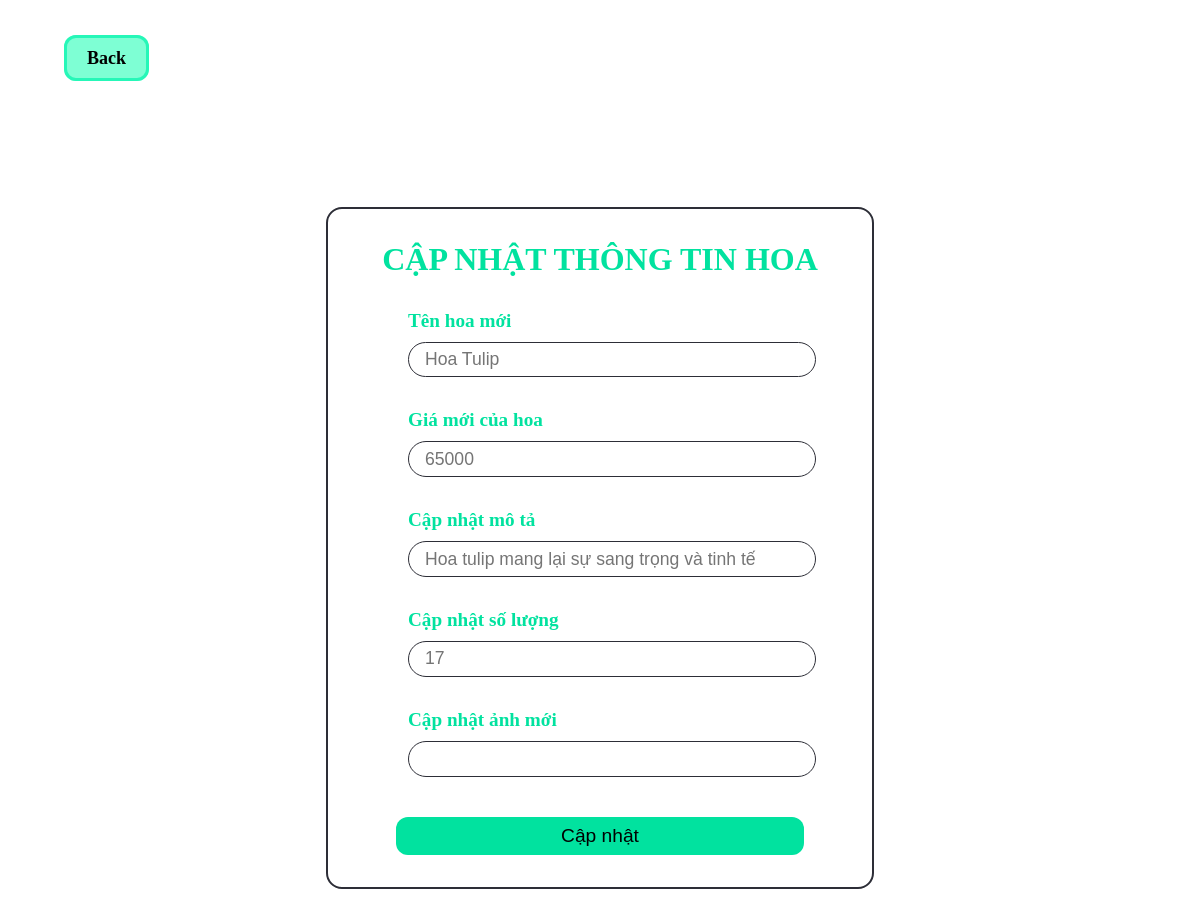
Page /update_flower.php?id=5 (signed in) on the earlier database version.
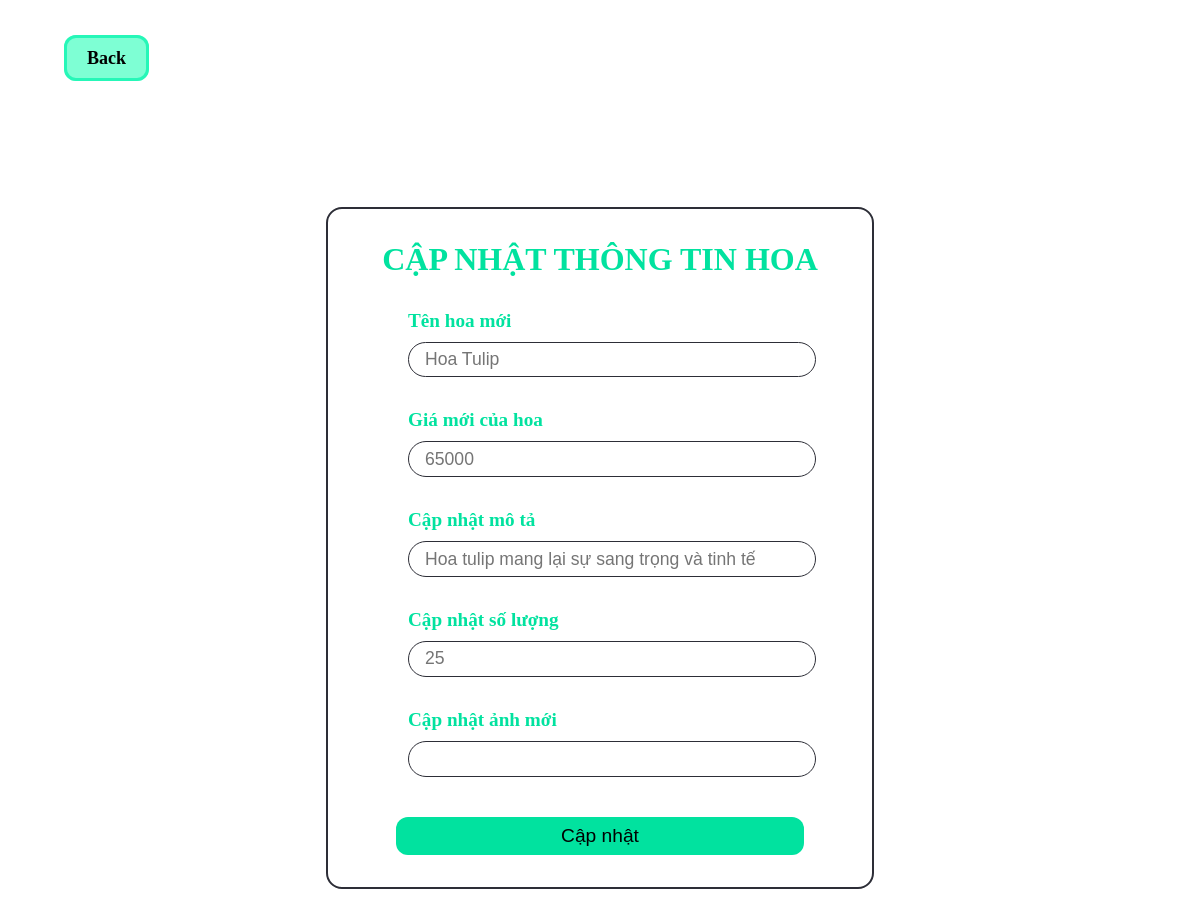
Same page on the later database version.
### tables this page shows
CREATE TABLE `flower` (
  `ID` int(11) NOT NULL,
  `flower_name` varchar(50) NOT NULL,
  `price` int(11) NOT NULL,
  `description` varchar(255) NOT NULL,
  `quantity` int(11) NOT NULL,
  `image` varchar(100) NOT NULL
);

### server/flower_connection.php (called while the page is built, shortened)
<?php
function connection()
{
    $server = 'localhost';
    $user = 'root';
    $password = '';
    $databasename = 'flower_management';
    $conn = new mysqli($server, $user, $password, $databasename);
    return $conn;
}
function flowerInformation($id)
{
    $conn = connection();
    $sql = "SELECT * FROM `flower` WHERE `ID` = ?";
    $stm = $conn->prepare($sql);
    $stm->bind_param('s', $id);
    if (!$stm->execute()) {
        return array('code' => 2, 'error' => 'An error occurred. Please try again later');
    }
    $result = $stm->get_result();
    $data = $result->fetch_assoc();
    return array('code' => 0, 'data' => $data);
}
?>

### update_flower.php (the view, shortened to what this page needs)
<?php
    require_once ('server/flower_connection.php');
    if(isset($_GET['id']))
    {
       $id_flower = $_GET['id'];
       $flower = flowerInformation($id_flower)['data'];
    }
            ?>
<!DOCTYPE html>
<html lang="en">
    <head>
        <link rel="stylesheet" href="./css/style_signup.css">
    </head>
    <body>
        <div class="back_container">
            <a class="back" href="javascript:history.go(-1)">Back</a>
        </div>
        <form  method="POST" class="signup_form" action="">
            <div class="signup-heading">
                <h1 class="title" >Cập nhật thông tin hoa</h1>
            </div>
            <div class="input-title">
                <h4>Tên hoa mới</h4>
                <input name="flower_name" type="text" autocomplete="off" placeholder="<?= $flower['flower_name'] ?>">
            </div>
            <div class="input-title">
                <h4>Giá mới của hoa</h4>
                <input name="flower_price" type="text" autocomplete="off" placeholder="<?= $flower['price'] ?>">
            </div>
            <div class="input-title">
                <h4>Cập nhật mô tả</h4>
                <input name="flower_description" type="text" autocomplete="off" placeholder="<?= $flower['description'] ?>">
            </div>
            <div class="input-title">
                <h4>Cập nhật số lượng</h4>
                <input name="flower_quantity" type="text" autocomplete="off" placeholder="<?= $flower['quantity'] ?>">
            </div>
            <div class="input-title">
                <h4>Cập nhật ảnh mới</h4>
                <input name="flower_link" type="text" autocomplete="off" >
            </div>
            <button type="submit">Cập nhật</button>
        </form>
    </body>
</html>

Differences in the rows shown:
changed flower "Hoa Tulip": flower_quantity "17" → "25"
